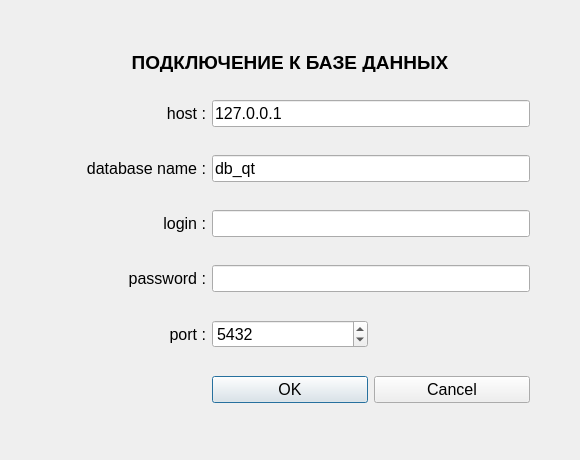
<?xml version="1.0" encoding="UTF-8"?>
<ui version="4.0">
 <class>DialogDB</class>
 <widget class="QDialog" name="DialogDB">
  <property name="geometry">
   <rect>
    <x>0</x>
    <y>0</y>
    <width>580</width>
    <height>460</height>
   </rect>
  </property>
  <property name="windowTitle">
   <string>Dialog</string>
  </property>
  <layout class="QGridLayout" name="gridLayout">
   <property name="leftMargin">
    <number>50</number>
   </property>
   <property name="topMargin">
    <number>30</number>
   </property>
   <property name="rightMargin">
    <number>50</number>
   </property>
   <property name="bottomMargin">
    <number>30</number>
   </property>
   <item row="0" column="0" colspan="3">
    <widget class="QLabel" name="l_form_titile">
     <property name="maximumSize">
      <size>
       <width>16777215</width>
       <height>20</height>
      </size>
     </property>
     <property name="font">
      <font>
       <pointsize>14</pointsize>
       <bold>true</bold>
      </font>
     </property>
     <property name="text">
      <string>ПОДКЛЮЧЕНИЕ К БАЗЕ ДАННЫХ</string>
     </property>
     <property name="alignment">
      <set>Qt::AlignCenter</set>
     </property>
    </widget>
   </item>
   <item row="1" column="0">
    <widget class="QLabel" name="l_db_host">
     <property name="font">
      <font>
       <pointsize>12</pointsize>
      </font>
     </property>
     <property name="text">
      <string>host :</string>
     </property>
     <property name="alignment">
      <set>Qt::AlignRight|Qt::AlignTrailing|Qt::AlignVCenter</set>
     </property>
    </widget>
   </item>
   <item row="1" column="1" colspan="2">
    <widget class="QLineEdit" name="le_db_host">
     <property name="font">
      <font>
       <pointsize>12</pointsize>
      </font>
     </property>
     <property name="text">
      <string>127.0.0.1</string>
     </property>
    </widget>
   </item>
   <item row="2" column="0">
    <widget class="QLabel" name="l_db_name">
     <property name="font">
      <font>
       <pointsize>12</pointsize>
      </font>
     </property>
     <property name="text">
      <string>database name :</string>
     </property>
     <property name="alignment">
      <set>Qt::AlignRight|Qt::AlignTrailing|Qt::AlignVCenter</set>
     </property>
    </widget>
   </item>
   <item row="2" column="1" colspan="2">
    <widget class="QLineEdit" name="le_db_name">
     <property name="font">
      <font>
       <pointsize>12</pointsize>
      </font>
     </property>
     <property name="text">
      <string>db_qt</string>
     </property>
    </widget>
   </item>
   <item row="3" column="0">
    <widget class="QLabel" name="l_db_login">
     <property name="font">
      <font>
       <pointsize>12</pointsize>
      </font>
     </property>
     <property name="text">
      <string>login :</string>
     </property>
     <property name="alignment">
      <set>Qt::AlignRight|Qt::AlignTrailing|Qt::AlignVCenter</set>
     </property>
    </widget>
   </item>
   <item row="3" column="1" colspan="2">
    <widget class="QLineEdit" name="le_db_login">
     <property name="font">
      <font>
       <pointsize>12</pointsize>
      </font>
     </property>
    </widget>
   </item>
   <item row="4" column="0">
    <widget class="QLabel" name="l_db_password">
     <property name="font">
      <font>
       <pointsize>12</pointsize>
      </font>
     </property>
     <property name="text">
      <string>password :</string>
     </property>
     <property name="alignment">
      <set>Qt::AlignRight|Qt::AlignTrailing|Qt::AlignVCenter</set>
     </property>
    </widget>
   </item>
   <item row="4" column="1" colspan="2">
    <widget class="QLineEdit" name="le_db_password">
     <property name="font">
      <font>
       <pointsize>12</pointsize>
      </font>
     </property>
     <property name="echoMode">
      <enum>QLineEdit::Password</enum>
     </property>
    </widget>
   </item>
   <item row="5" column="0">
    <widget class="QLabel" name="l_db_port">
     <property name="font">
      <font>
       <pointsize>12</pointsize>
      </font>
     </property>
     <property name="text">
      <string>port :</string>
     </property>
     <property name="alignment">
      <set>Qt::AlignRight|Qt::AlignTrailing|Qt::AlignVCenter</set>
     </property>
    </widget>
   </item>
   <item row="5" column="1">
    <widget class="QSpinBox" name="sb_db_port">
     <property name="font">
      <font>
       <pointsize>12</pointsize>
      </font>
     </property>
     <property name="cursor">
      <cursorShape>ArrowCursor</cursorShape>
     </property>
     <property name="maximum">
      <number>65536</number>
     </property>
     <property name="value">
      <number>5432</number>
     </property>
    </widget>
   </item>
   <item row="6" column="1">
    <widget class="QPushButton" name="pb_db_conn_ok">
     <property name="font">
      <font>
       <pointsize>12</pointsize>
      </font>
     </property>
     <property name="text">
      <string>OK</string>
     </property>
    </widget>
   </item>
   <item row="6" column="2">
    <widget class="QPushButton" name="pb_db_conn_cancel">
     <property name="font">
      <font>
       <pointsize>12</pointsize>
      </font>
     </property>
     <property name="text">
      <string>Cancel</string>
     </property>
    </widget>
   </item>
  </layout>
 </widget>
 <tabstops>
  <tabstop>le_db_host</tabstop>
  <tabstop>le_db_name</tabstop>
  <tabstop>le_db_login</tabstop>
  <tabstop>le_db_password</tabstop>
  <tabstop>sb_db_port</tabstop>
  <tabstop>pb_db_conn_ok</tabstop>
  <tabstop>pb_db_conn_cancel</tabstop>
 </tabstops>
 <resources/>
 <connections>
  <connection>
   <sender>pb_db_conn_cancel</sender>
   <signal>clicked()</signal>
   <receiver>DialogDB</receiver>
   <slot>close()</slot>
   <hints>
    <hint type="sourcelabel">
     <x>590</x>
     <y>460</y>
    </hint>
    <hint type="destinationlabel">
     <x>372</x>
     <y>267</y>
    </hint>
   </hints>
  </connection>
 </connections>
</ui>
